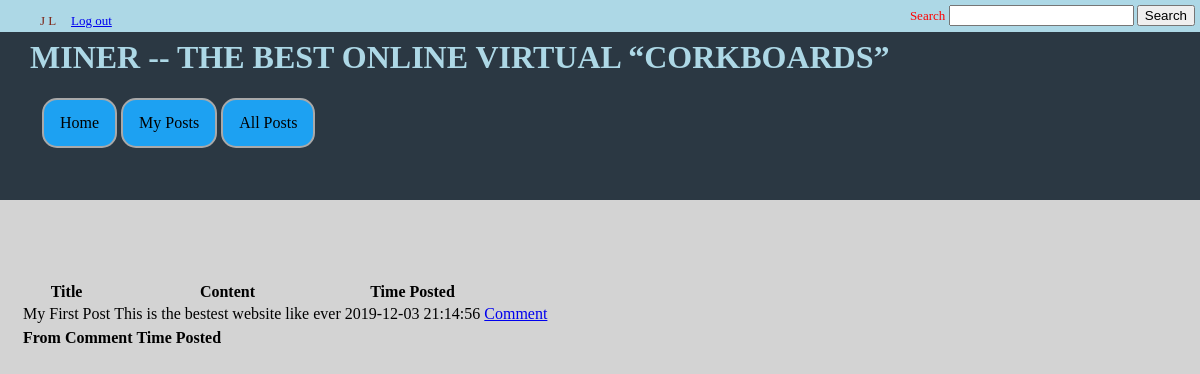
/post.php?postID=1 (signed in), run on the app's committed database.
### tables this page shows
CREATE TABLE IF NOT EXISTS posts (
	postID int NOT NULL AUTO_INCREMENT,
	userID int,
	Title varchar(255),
	Content TEXT,
	TimeCreated TIMESTAMP,
	PRIMARY KEY( postID ),
	FOREIGN KEY (userID) REFERENCES users(userID)
);

### post.php (the view, shortened to what this page needs)
<!DOCTYPE html>
<html lang="en-US">
<head>
	<link rel="stylesheet" type="text/css" href="header.css" />
</head>
<body>
	<?php
	  if (isset($_SESSION["passwordVerified"])) {
			if ($_SESSION["passwordVerified"] == TRUE) {
				include 'header_afterloggedin.php';
			}
			else{
				include 'templateHeader.php';
			}
		}
		else{
			include 'templateHeader.php';
			header("Location: login.php");
		}
	?>
	<main>
	<?php if (isset($_SESSION["passwordVerified"])): ?>
		<?php if ($_SESSION["passwordVerified"] == TRUE): ?>
			<table>
				<thead>
				<tr>
					<th>Title</th>
					<th>Content</th>
					<th>Time Posted</th>
				</tr>
				</thead>
				<tbody>
				<?php
					getPost($_GET["postID"], $_SESSION['userID']);
				?>
				</tbody>
			</table>
			<table>
				<thead>
				<tr>
					<th>From</th>
					<th>Comment</th>
					<th>Time Posted</th>
				</tr>
				</thead>
			</table>
		<?php else: ?>
			<p>Please Log in.</p>
		<?php endif ?>
	<?php else: ?>
		<p>Please Log in.</p>
	<?php endif ?>
	</main>
</body>
</html>
<?php
function getPost($postID, $userid, $Limit = 20, $Offset = 0)
{
	include 'connect.php';
	$querycheck="SELECT * FROM `posts` WHERE postID = ? ORDER BY TimeCreated DESC LIMIT ?, ?";
	$stmt = $mysqli->prepare( $querycheck );
	$stmt->bind_param( "iii", $pID, $Off, $lim);
	$stmt->execute();
	$res = $stmt->get_result();
	while ($row = mysqli_fetch_array($res)) {
		echo "<tr>";
		echo "<td>" . $row["Title"] . "</td>";
		echo "<td>" . $row["Content"] . "</td>";
		echo "<td>" . $row["TimeCreated"] . "</td>";
		echo '<td><a href=\'comment.php?pid='.$row['postID'].'&uid='.$userid.'\' class="comment" id="' . $row['postID'] . '">Comment</a></td>';
		echo "</tr>";
	}
}
?>

### header.css (style rules this page uses)
body { margin:0px; background-color: lightGrey; }
main { position: absolute; top: 35%; margin-right: 10px; margin-left: 20px; }

### data on the page
posts: Title "My First Post", Content "This is the bestest website like ever", TimeCreated "2019-12-03 21:14:56"

### other printed values
$_SESSION["userfname"] "J"
$_SESSION["userlname"] "L"
